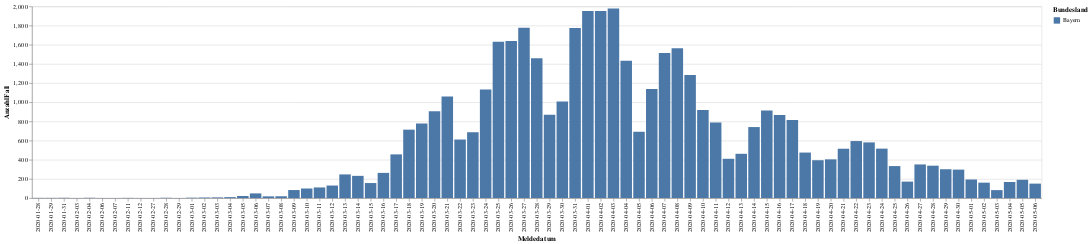

Notebook code for this chart:
### Code cell
alt.Chart(df_plot).mark_bar(point=True).encode(x='Meldedatum',y='AnzahlFall', color='Bundesland')

### Figure 1 — Vega-Lite specification as saved in the notebook (floating-point values rounded to 4 significant figures)
{"config": {"view": {"continuousWidth": 400, "continuousHeight": 300}}, "data": {"name": "data-37605079b6bbf49f2cf79262ae47e3f4"}, "mark": {"type": "bar", "point": true}, "encoding": {"color": {"type": "nominal", "field": "Bundesland"}, "x": {"type": "nominal", "field": "Meldedatum"}, "y": {"type": "quantitative", "field": "AnzahlFall"}}, "$schema": "https://vega.github.io/schema/vega-lite/v4.8.1.json", "datasets": {"data-37605079b6bbf49f2cf79262ae47e3f4": [{"Meldedatum": "2020-01-28", "Bundesland": "Bayern", "AnzahlFall": 2.0}, {"Meldedatum": "2020-01-29", "Bundesland": "Bayern", "AnzahlFall": 2.0}, {"Meldedatum": "2020-01-31", "Bundesland": "Bayern", "AnzahlFall": 3.0}, {"Meldedatum": "2020-02-03", "Bundesland": "Bayern", "AnzahlFall": 1.0}, {"Meldedatum": "2020-02-04", "Bundesland": "Bayern", "AnzahlFall": 3.0}, {"Meldedatum": "2020-02-06", "Bundesland": "Bayern", "AnzahlFall": 1.0}, {"Meldedatum": "2020-02-07", "Bundesland": "Bayern", "AnzahlFall": 1.0}, {"Meldedatum": "2020-02-11", "Bundesland": "Bayern", "AnzahlFall": 2.0}, {"Meldedatum": "2020-02-12", "Bundesland": "Bayern", "AnzahlFall": 1.0}, {"Meldedatum": "2020-02-27", "Bundesland": "Bayern", "AnzahlFall": 1.0}, {"Meldedatum": "2020-02-28", "Bundesland": "Bayern", "AnzahlFall": 3.0}, {"Meldedatum": "2020-02-29", "Bundesland": "Bayern", "AnzahlFall": 1.0}, {"Meldedatum": "2020-03-01", "Bundesland": "Bayern", "AnzahlFall": 4.0}, {"Meldedatum": "2020-03-02", "Bundesland": "Bayern", "AnzahlFall": 6.0}, {"Meldedatum": "2020-03-03", "Bundesland": "Bayern", "AnzahlFall": 7.0}, {"Meldedatum": "2020-03-04", "Bundesland": "Bayern", "AnzahlFall": 10.0}, {"Meldedatum": "2020-03-05", "Bundesland": "Bayern", "AnzahlFall": 22.0}, {"Meldedatum": "2020-03-06", "Bundesland": "Bayern", "AnzahlFall": 49.0}, {"Meldedatum": "2020-03-07", "Bundesland": "Bayern", "AnzahlFall": 18.0}, {"Meldedatum": "2020-03-08", "Bundesland": "Bayern", "AnzahlFall": 19.0}, {"Meldedatum": "2020-03-09", "Bundesland": "Bayern", "AnzahlFall": 84.0}, {"Meldedatum": "2020-03-10", "Bundesland": "Bayern", "AnzahlFall": 100.0}, {"Meldedatum": "2020-03-11", "Bundesland": "Bayern", "AnzahlFall": 111.0}, {"Meldedatum": "2020-03-12", "Bundesland": "Bayern", "AnzahlFall": 131.0}, {"Meldedatum": "2020-03-13", "Bundesland": "Bayern", "AnzahlFall": 247.0}, {"Meldedatum": "2020-03-14", "Bundesland": "Bayern", "AnzahlFall": 232.0}, {"Meldedatum": "2020-03-15", "Bundesland": "Bayern", "AnzahlFall": 157.0}, {"Meldedatum": "2020-03-16", "Bundesland": "Bayern", "AnzahlFall": 263.0}, {"Meldedatum": "2020-03-17", "Bundesland": "Bayern", "AnzahlFall": 456.0}, {"Meldedatum": "2020-03-18", "Bundesland": "Bayern", "AnzahlFall": 714.0}, {"Meldedatum": "2020-03-19", "Bundesland": "Bayern", "AnzahlFall": 778.0}, {"Meldedatum": "2020-03-20", "Bundesland": "Bayern", "AnzahlFall": 905.0}, {"Meldedatum": "2020-03-21", "Bundesland": "Bayern", "AnzahlFall": 1060.0}, {"Meldedatum": "2020-03-22", "Bundesland": "Bayern", "AnzahlFall": 611.0}, {"Meldedatum": "2020-03-23", "Bundesland": "Bayern", "AnzahlFall": 687.0}, {"Meldedatum": "2020-03-24", "Bundesland": "Bayern", "AnzahlFall": 1133.0}, {"Meldedatum": "2020-03-25", "Bundesland": "Bayern", "AnzahlFall": 1630.0}, {"Meldedatum": "2020-03-26", "Bundesland": "Bayern", "AnzahlFall": 1640.0}, {"Meldedatum": "2020-03-27", "Bundesland": "Bayern", "AnzahlFall": 1777.0}, {"Meldedatum": "2020-03-28", "Bundesland": "Bayern", "AnzahlFall": 1460.0}, {"Meldedatum": "2020-03-29", "Bundesland": "Bayern", "AnzahlFall": 869.0}, {"Meldedatum": "2020-03-30", "Bundesland": "Bayern", "AnzahlFall": 1008.0}, {"Meldedatum": "2020-03-31", "Bundesland": "Bayern", "AnzahlFall": 1774.0}, {"Meldedatum": "2020-04-01", "Bundesland": "Bayern", "AnzahlFall": 1952.0}, {"Meldedatum": "2020-04-02", "Bundesland": "Bayern", "AnzahlFall": 1951.0}, {"Meldedatum": "2020-04-03", "Bundesland": "Bayern", "AnzahlFall": 1979.0}, {"Meldedatum": "2020-04-04", "Bundesland": "Bayern", "AnzahlFall": 1433.0}, {"Meldedatum": "2020-04-05", "Bundesland": "Bayern", "AnzahlFall": 692.0}, {"Meldedatum": "2020-04-06", "Bundesland": "Bayern", "AnzahlFall": 1138.0}, {"Meldedatum": "2020-04-07", "Bundesland": "Bayern", "AnzahlFall": 1514.0}, {"Meldedatum": "2020-04-08", "Bundesland": "Bayern", "AnzahlFall": 1563.0}, {"Meldedatum": "2020-04-09", "Bundesland": "Bayern", "AnzahlFall": 1283.0}, {"Meldedatum": "2020-04-10", "Bundesland": "Bayern", "AnzahlFall": 920.0}, {"Meldedatum": "2020-04-11", "Bundesland": "Bayern", "AnzahlFall": 789.0}, {"Meldedatum": "2020-04-12", "Bundesland": "Bayern", "AnzahlFall": 410.0}, {"Meldedatum": "2020-04-13", "Bundesland": "Bayern", "AnzahlFall": 462.0}, {"Meldedatum": "2020-04-14", "Bundesland": "Bayern", "AnzahlFall": 741.0}, {"Meldedatum": "2020-04-15", "Bundesland": "Bayern", "AnzahlFall": 914.0}, {"Meldedatum": "2020-04-16", "Bundesland": "Bayern", "AnzahlFall": 868.0}, {"Meldedatum": "2020-04-17", "Bundesland": "Bayern", "AnzahlFall": 816.0}, {"Meldedatum": "2020-04-18", "Bundesland": "Bayern", "AnzahlFall": 475.0}, {"Meldedatum": "2020-04-19", "Bundesland": "Bayern", "AnzahlFall": 395.0}, {"Meldedatum": "2020-04-20", "Bundesland": "Bayern", "AnzahlFall": 404.0}, {"Meldedatum": "2020-04-21", "Bundesland": "Bayern", "AnzahlFall": 515.0}, {"Meldedatum": "2020-04-22", "Bundesland": "Bayern", "AnzahlFall": 595.0}, {"Meldedatum": "2020-04-23", "Bundesland": "Bayern", "AnzahlFall": 581.0}, {"Meldedatum": "2020-04-24", "Bundesland": "Bayern", "AnzahlFall": 516.0}, {"Meldedatum": "2020-04-25", "Bundesland": "Bayern", "AnzahlFall": 334.0}, {"Meldedatum": "2020-04-26", "Bundesland": "Bayern", "AnzahlFall": 172.0}, {"Meldedatum": "2020-04-27", "Bundesland": "Bayern", "AnzahlFall": 351.0}, {"Meldedatum": "2020-04-28", "Bundesland": "Bayern", "AnzahlFall": 338.0}, {"Meldedatum": "2020-04-29", "Bundesland": "Bayern", "AnzahlFall": 301.0}, {"Meldedatum": "2020-04-30", "Bundesland": "Bayern", "AnzahlFall": 297.0}, {"Meldedatum": "2020-05-01", "Bundesland": "Bayern", "AnzahlFall": 194.0}, {"Meldedatum": "2020-05-02", "Bundesland": "Bayern", "AnzahlFall": 161.0}, {"Meldedatum": "2020-05-03", "Bundesland": "Bayern", "AnzahlFall": 83.0}, {"Meldedatum": "2020-05-04", "Bundesland": "Bayern", "AnzahlFall": 168.0}, {"Meldedatum": "2020-05-05", "Bundesland": "Bayern", "AnzahlFall": 191.0}, {"Meldedatum": "2020-05-06", "Bundesland": "Bayern", "AnzahlFall": 151.0}]}}
